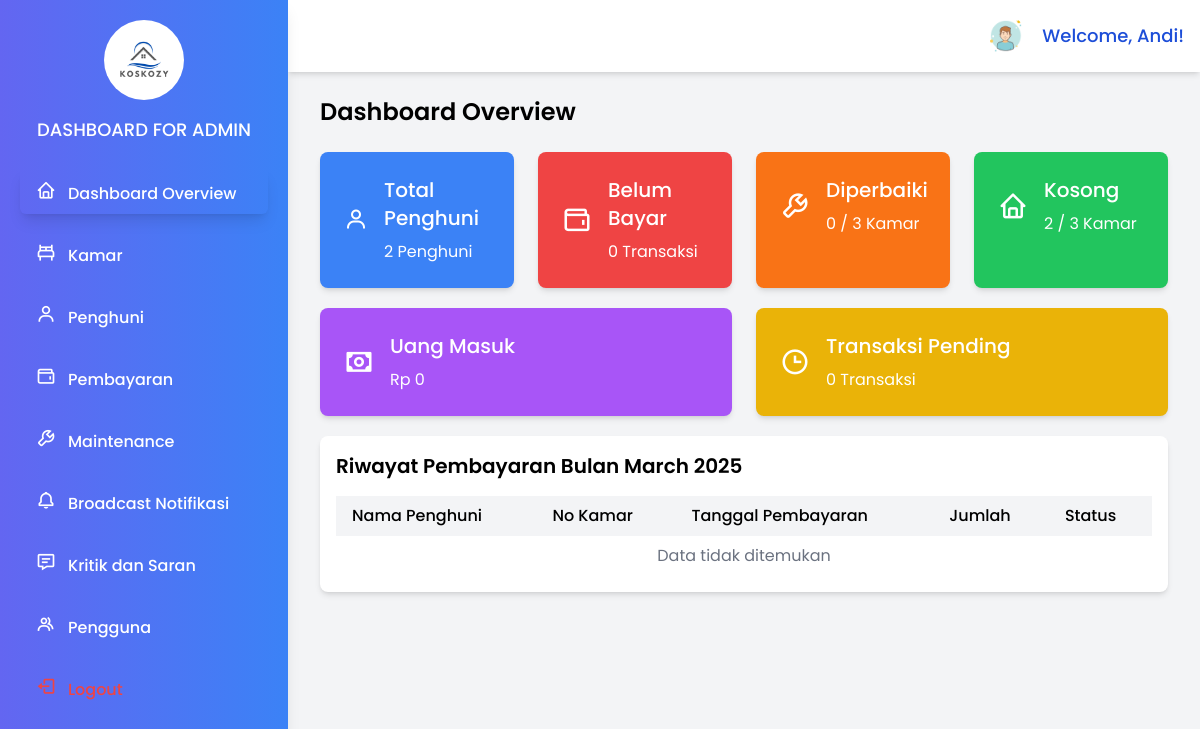
The app's page /page/admin/dashboard-admin.php (signed in), older data.
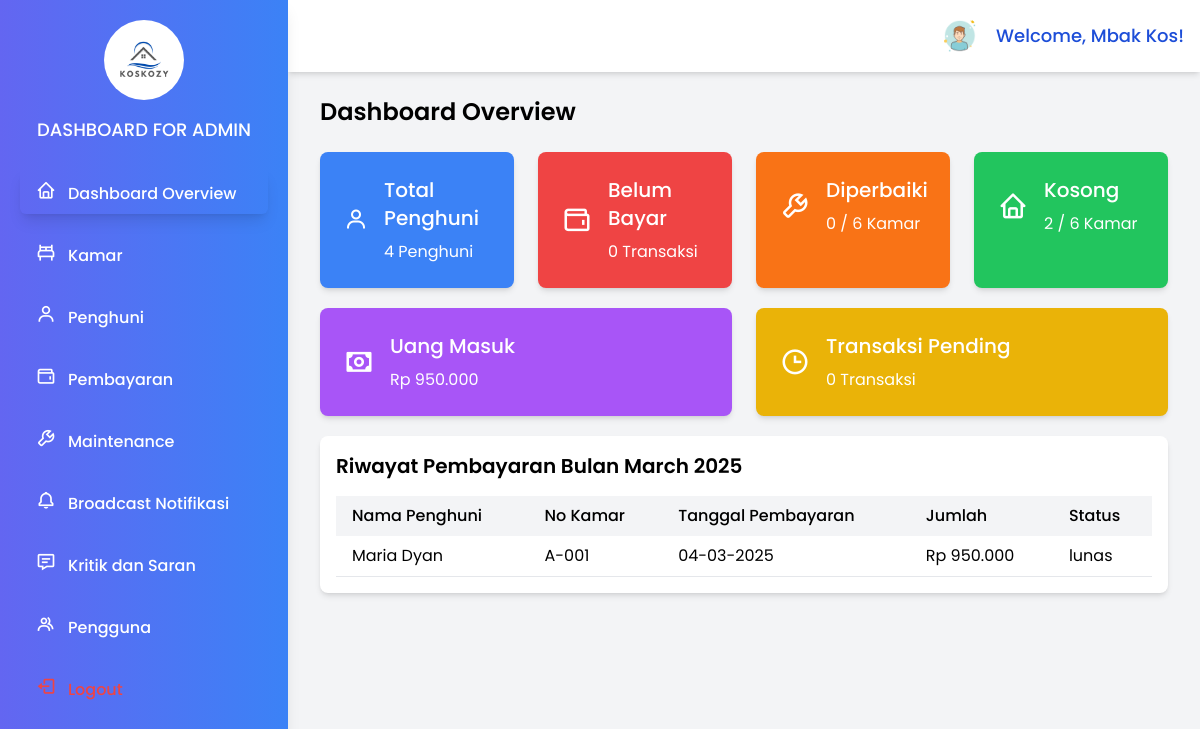
The same page, newer data.
### tables this page shows
CREATE TABLE `users` (
  `id` int(11) NOT NULL,
  `username` varchar(50) NOT NULL,
  `name` varchar(225) NOT NULL,
  `password_hash` varchar(255) NOT NULL,
  `role` enum('admin','superadmin','user') NOT NULL,
  `created_at` timestamp NOT NULL DEFAULT current_timestamp(),
  `updated_at` timestamp NOT NULL DEFAULT current_timestamp() ON UPDATE current_timestamp()
);

CREATE TABLE `pembayaran` (
  `id` int(11) NOT NULL,
  `penghuni_id` int(11) NOT NULL,
  `jumlah` decimal(10,2) NOT NULL,
  `tanggal_bayar` date NOT NULL,
  `status` enum('pending','lunas','gagal') DEFAULT 'pending',
  `metode` enum('cash','transfer','qris') NOT NULL,
  `bukti_transfer` varchar(255) DEFAULT NULL,
  `created_at` timestamp NOT NULL DEFAULT current_timestamp(),
  `updated_at` timestamp NOT NULL DEFAULT current_timestamp() ON UPDATE current_timestamp()
);

CREATE TABLE `penghuni` (
  `id` int(11) NOT NULL,
  `room_id` int(11) NOT NULL,
  `nama` varchar(255) NOT NULL,
  `jenis_kelamin` varchar(10) NOT NULL,
  `nomor_telepon` varchar(50) DEFAULT NULL,
  `alamat_asal` text DEFAULT NULL,
  `status` enum('active','inactive') DEFAULT 'active',
  `tanggal_masuk` date DEFAULT NULL,
  `tanggal_keluar` date DEFAULT NULL,
  `ktp` varchar(50) DEFAULT NULL,
  `nomor_darurat` varchar(50) DEFAULT NULL,
  `username` varchar(50) NOT NULL,
  `password` varchar(255) NOT NULL,
  `created_at` timestamp NOT NULL DEFAULT current_timestamp(),
  `updated_at` timestamp NOT NULL DEFAULT current_timestamp() ON UPDATE current_timestamp()
);

CREATE TABLE `rooms` (
  `id` int(11) NOT NULL,
  `name` varchar(255) NOT NULL,
  `type` varchar(50) NOT NULL,
  `ac` varchar(225) NOT NULL,
  `price` decimal(10,2) NOT NULL,
  `status` varchar(225) DEFAULT NULL,
  `capacity` int(11) NOT NULL,
  `description` text DEFAULT NULL,
  `created_at` timestamp NOT NULL DEFAULT current_timestamp(),
  `updated_at` timestamp NOT NULL DEFAULT current_timestamp() ON UPDATE current_timestamp()
);

### page/admin/dashboard-admin.php (the view, shortened to what the changed rows need)
<?php
      $host = 'localhost';
      $dbname = 'kos_management';
      $username = 'root';
      $password = '';
      try {
         $pdo = new PDO("mysql:host=$host;dbname=$dbname", $username, $password);
         $pdo->setAttribute(PDO::ATTR_ERRMODE, PDO::ERRMODE_EXCEPTION);
         $session_username = $_SESSION['username'];
         $stmt = $pdo->prepare("SELECT name FROM users WHERE username = :username");
         $stmt->execute(['username' => $session_username]);
         $admin = $stmt->fetch(PDO::FETCH_ASSOC);
         $admin_name = $admin['name'] ?? 'Admin';
         $totalRoomsQuery = $pdo->query("SELECT COUNT(*) as total_rooms FROM rooms");
         $totalRooms = $totalRoomsQuery->fetch(PDO::FETCH_ASSOC)['total_rooms'];
         $totalPenghuniQuery = $pdo->query("SELECT COUNT(*) as total_penghuni FROM penghuni");
         $totalPenghuni = $totalPenghuniQuery->fetch(PDO::FETCH_ASSOC)['total_penghuni'];
         $emptyRoomsQuery = $pdo->query("SELECT COUNT(*) as empty_rooms FROM rooms WHERE status = '1'");
         $emptyRooms = $emptyRoomsQuery->fetch(PDO::FETCH_ASSOC)['empty_rooms'];
         $fixRoomsQuery = $pdo->query("SELECT COUNT(*) as fix_rooms FROM rooms WHERE status = '2'");
         $fixRooms = $fixRoomsQuery->fetch(PDO::FETCH_ASSOC)['fix_rooms'];
         $currentMonth = date('Y-m');
         $totalIncomeQuery = $pdo->prepare("SELECT SUM(jumlah) as total_income FROM pembayaran WHERE DATE_FORMAT(created_at, '%Y-%m') = :currentMonth AND status = 'lunas'");
         $totalIncomeQuery->execute(['currentMonth' => $currentMonth]);
         $totalIncome = $totalIncomeQuery->fetch(PDO::FETCH_ASSOC)['total_income'] ?? 0;
         $month_year = isset($_GET['month_year']) ? $_GET['month_year'] : '';
         $limit = 10;
         $page = isset($_GET['page']) ? (int)$_GET['page'] : 1;
         $offset = ($page - 1) * $limit;
         $sql = "SELECT
                     A.*,
                     B.nama AS nama_penghuni,
                     B.nomor_telepon AS penghuni_nomor_telepon,
                     C.name AS nomor_kamar
               FROM pembayaran A
               INNER JOIN penghuni B ON A.penghuni_id = B.id
               INNER JOIN rooms C ON B.room_id = C.id
               WHERE (:month_year = '' OR DATE_FORMAT(A.tanggal_bayar, '%Y-%m') = :month_year)
               ORDER BY A.tanggal_bayar DESC
               LIMIT :limit OFFSET :offset";
         $stmt = $pdo->prepare($sql);
         $stmt->bindValue(':month_year', $month_year, PDO::PARAM_STR);
         $stmt->bindValue(':limit', $limit, PDO::PARAM_INT);
         $stmt->bindValue(':offset', $offset, PDO::PARAM_INT);
         $stmt->execute();
$payments = $stmt->fetchAll(PDO::FETCH_ASSOC);
      } catch (PDOException $e) {
         echo 'Connection failed: ' . $e->getMessage();
         exit();
      }
      ?>
<?php
$bulan_tahun = strftime('%B %Y');
?>
<!DOCTYPE html>
      <html lang="en">
      <head>
         <script src="https://cdn.tailwindcss.com"></script>
         <link href="https://unpkg.com/boxicons@2.1.4/css/boxicons.min.css" rel="stylesheet">
      </head>
      <body class="bg-gray-100 min-h-screen">
      <div id="sidebar" class="hidden md:block w-72 h-full bg-gradient-to-r from-indigo-500 to-blue-500 text-gray-800 fixed top-0 left-0 p-5  flex-col shadow-lg z-50">
         <div class="mb-6 text-center">
            <h1 class="text-lg font-medium text-white mt-4 uppercase">
                  Dashboard for Admin
            </h1>
         </div>
      </div>
      <div class="md:ml-72 flex flex-col min-h-screen">
         <nav class="flex items-center justify-end bg-white p-4 fixed top-0 left-0 md:left-72 right-0 shadow-md z-10">
            <div class="flex items-center space-x-4">
                  <a href="#" class="profile">
                     <img src="../../assets/logo/user.png" alt="Profile" class="h-10 w-10 rounded-full">
                  </a>
                  <span class="text-sm md:text-lg font-medium text-blue-700">
                     Welcome, <?php echo htmlspecialchars($admin_name); ?>!
                  </span>
            </div>
         </nav>
         <div class="p-8 mt-16">
         <h1 class="text-xl md:text-2xl font-semibold mb-6">Dashboard Overview</h1>
         <div class="grid grid-cols-1 sm:grid-cols-2 md:grid-cols-4 gap-6 mb-5">
            <div class="bg-blue-500 rounded-lg shadow-md p-6">
                  <div class="flex items-center space-x-4">
                     <div>
                        <h2 class="text-md text-white md:text-xl font-medium">Total Penghuni</h2>
                        <p class="mt-2 text-white">
                           <?php echo htmlspecialchars($totalPenghuni) . ' Penghuni'; ?>
                        </p></p>
                     </div>
                  </div>
            </div>
            <div class="bg-red-500 rounded-lg shadow-md p-6">
                  <div class="flex items-center space-x-4">
                     <div>
                        <h2 class="text-lg text-white md:text-xl font-medium">Belum Bayar</h2>
                     </div>
                  </div>
            </div>
            <div class="bg-orange-500 rounded-lg shadow-md p-6">
               <a href="kamar.php" class="flex items-center space-x-4">
                  <div>
                     <h2 class="text-lg text-white md:text-xl font-medium">Diperbaiki</h2>
                     <p class="mt-2 text-white">
                        <?php echo htmlspecialchars($fixRooms) . ' / ' . htmlspecialchars($totalRooms) . ' Kamar'; ?>
                     </p>
                  </div>
               </a>
            </div>
            <div class="bg-green-500 rounded-lg shadow-md p-6">
               <a href="kamar.php" class="flex items-center space-x-4">
                  <div>
                     <h2 class="text-lg text-white md:text-xl font-medium">Kosong</h2>
                     <p class="mt-2 text-white">
                        <?php echo htmlspecialchars($emptyRooms) . ' / ' . htmlspecialchars($totalRooms) . ' Kamar'; ?>
                     </p>
                  </div>
               </a>
            </div>
         </div>
         <div class="grid grid-cols-1 sm:grid-cols-2 md:grid-cols-2 gap-6 mb-5">
            <div class="bg-purple-500 rounded-lg shadow-md p-6">
               <div class="flex items-center space-x-4">
                  <div>
                     <h2 class="text-lg text-white md:text-xl font-medium">Uang Masuk</h2>
                     <p class="mt-2 text-white">
                        Rp <?php echo number_format($totalIncome, 0, ',', '.'); ?>
                     </p>
                  </div>
               </div>
            </div>
            <div class="bg-yellow-500 rounded-lg shadow-md p-6">
               <div class="flex items-center space-x-4">
                  <div>
                     <h2 class="text-lg text-white md:text-xl font-medium">Transaksi Pending</h2>
                  </div>
               </div>
            </div>
         </div>
<div class="bg-white p-4 rounded-lg shadow-md">
    <h2 class="text-lg md:text-xl font-semibold mb-4">
        Riwayat Pembayaran Bulan <?php echo ucfirst(strftime('%B %Y', strtotime($bulan_tahun . '-01'))); ?>
    </h2>
    <div class="overflow-x-auto">
        <table class="min-w-full table-auto">
            <thead>
                <tr class="bg-gray-100">
                    <th class="px-4 py-2 text-left font-medium">Nama Penghuni</th>
                    <th class="px-4 py-2 text-left font-medium">No Kamar</th>
                    <th class="px-4 py-2 text-left font-medium">Tanggal Pembayaran</th>
                    <th class="px-4 py-2 text-left font-medium">Jumlah</th>
                    <th class="px-4 py-2 text-left font-medium">Status</th>
                </tr>
            </thead>
            <tbody>
                <?php if (empty($payments)): ?>
                    <tr>
                        <td colspan="5" class="px-4 py-2 text-center text-gray-500">
                            Data tidak ditemukan
                        </td>
                    </tr>
                <?php else: ?>
                    <?php foreach ($payments as $payment): ?>
                        <tr class="border-b">
                            <td class="px-4 py-2"><?= htmlspecialchars($payment['nama_penghuni']) ?></td>
                            <td class="px-4 py-2"><?= htmlspecialchars($payment['nomor_kamar']) ?></td>
                            <td class="px-4 py-2"><?= date('d-m-Y', strtotime($payment['tanggal_bayar'])) ?></td>
                            <td class="px-4 py-2">Rp <?= number_format($payment['jumlah'], 0, ',', '.') ?></td>
                            <td class="px-4 py-2"><?= htmlspecialchars($payment['status']) ?></td>
                        </tr>
                    <?php endforeach; ?>
                <?php endif; ?>
            </tbody>
        </table>
    </div>
</div>
      </body>
      </html>

Row changes from the older to the newer data that the page shows:
changed users: name "Andi" → "Mbak Kos"
added pembayaran: penghuni.nama "Maria Dyan", rooms.name "A-001", tanggal_bayar "04-03-2025", jumlah "950.000", status "lunas"
Text that changed along with them:
$totalPenghuni: "2" → "4"
$totalRooms: "3" → "6"
$totalIncome: "0" → "950.000"
text no longer shown: "Data tidak ditemukan"
